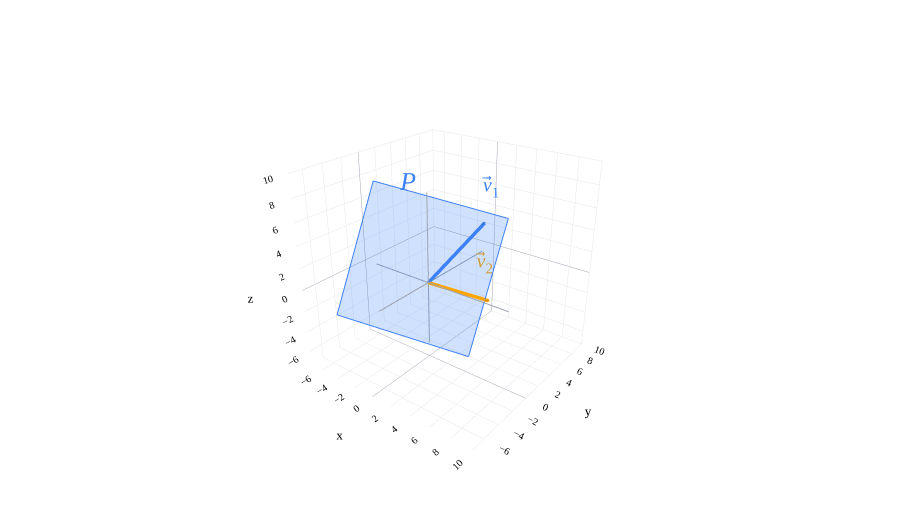

The notebook cell saved with this chart:
### Markdown cell above
---

## Translating a plane

Recall the plane

$$P=\operatorname{span}(\vec v_1,\vec v_2),\qquad
\vec v_1=\begin{bmatrix}3\\4\\5\end{bmatrix},\qquad
\vec v_2=\begin{bmatrix}5\\2\\-1\end{bmatrix}.$$

It has normal vector and equation

$$\vec w=\begin{bmatrix}1\\-2\\1\end{bmatrix},\qquad x-2y+z=0.$$

### Code cell
fig=base3()
plane3(fig,(1,-2,1))
vec3(fig,(3,4,5),'<i>v</i>⃗<sub>1</sub>',BLUE)
vec3(fig,(5,2,-1),'<i>v</i>⃗<sub>2</sub>',ORANGE,offset=(-0.8,0.2,0.4))
fig.add_trace(go.Scatter3d(x=[-3],y=[1],z=[5],mode='text',text=['<i>P</i>'],
                         textfont=dict(family='Palatino',size=26,color=BLUE),hoverinfo='skip'))
fig.show()

### Figure 1 — Plotly figure (JSON) as saved in the notebook; plotly's stock layout.template omitted (floating-point values rounded to 4 significant figures)
{"data": [{"hoverinfo": "skip", "line": {"color": "#9ca3af", "dash": "solid", "width": 2}, "mode": "lines", "showlegend": false, "type": "scatter3d", "x": [-6.0, 8.0], "y": [-0.0, 0.0], "z": [-0.0, 0.0]}, {"hoverinfo": "skip", "line": {"color": "#9ca3af", "dash": "solid", "width": 2}, "mode": "lines", "showlegend": false, "type": "scatter3d", "x": [-0.0, 0.0], "y": [-6.0, 8.0], "z": [-0.0, 0.0]}, {"hoverinfo": "skip", "line": {"color": "#9ca3af", "dash": "solid", "width": 2}, "mode": "lines", "showlegend": false, "type": "scatter3d", "x": [-0.0, 0.0], "y": [-0.0, 0.0], "z": [-6.0, 8.0]}, {"color": "#3d81f6", "flatshading": true, "hoverinfo": "skip", "i": [0, 0], "j": [1, 2], "k": [2, 3], "lighting": {"ambient": 1, "diffuse": 0, "fresnel": 0, "roughness": 1, "specular": 0}, "opacity": 0.24, "showscale": false, "type": "mesh3d", "x": [4.564, 4.564, -6.39, -6.39], "y": [-0.4103, 4.956, 0.5745, -4.792], "z": [-5.385, 5.348, 7.539, -3.194]}, {"hoverinfo": "skip", "line": {"color": "#3d81f6", "dash": "solid", "width": 2}, "mode": "lines", "showlegend": false, "type": "scatter3d", "x": [4.564, 4.564], "y": [-0.4103, 4.956], "z": [-5.385, 5.348]}, {"hoverinfo": "skip", "line": {"color": "#3d81f6", "dash": "solid", "width": 2}, "mode": "lines", "showlegend": false, "type": "scatter3d", "x": [4.564, -6.39], "y": [4.956, 0.5745], "z": [5.348, 7.539]}, {"hoverinfo": "skip", "line": {"color": "#3d81f6", "dash": "solid", "width": 2}, "mode": "lines", "showlegend": false, "type": "scatter3d", "x": [-6.39, -6.39], "y": [0.5745, -4.792], "z": [7.539, -3.194]}, {"hoverinfo": "skip", "line": {"color": "#3d81f6", "dash": "solid", "width": 2}, "mode": "lines", "showlegend": false, "type": "scatter3d", "x": [-6.39, 4.564], "y": [-4.792, -0.4103], "z": [-3.194, -5.385]}, {"hoverinfo": "skip", "line": {"color": "#3d81f6", "dash": "solid", "width": 7}, "mode": "lines", "showlegend": false, "type": "scatter3d", "x": [0.0, 2.936], "y": [0.0, 3.915], "z": [0.0, 4.894]}, {"anchor": "tip", "colorscale": [[0, "#3d81f6"], [1, "#3d81f6"]], "hoverinfo": "skip", "showscale": false, "sizemode": "absolute", "sizeref": 0.45, "type": "cone", "u": [0.4243], "v": [0.5657], "w": [0.7071], "x": [3.0], "y": [4.0], "z": [5.0]}, {"hoverinfo": "skip", "mode": "text", "text": ["<i>v</i>⃗<sub>1</sub>"], "textfont": {"color": "#3d81f6", "family": "Palatino", "size": 20}, "type": "scatter3d", "x": [3.25], "y": [4.25], "z": [5.35]}, {"hoverinfo": "skip", "line": {"color": "orange", "dash": "solid", "width": 7}, "mode": "lines", "showlegend": false, "type": "scatter3d", "x": [0.0, 4.863], "y": [0.0, 1.945], "z": [0.0, -0.9726]}, {"anchor": "tip", "colorscale": [[0, "orange"], [1, "orange"]], "hoverinfo": "skip", "showscale": false, "sizemode": "absolute", "sizeref": 0.45, "type": "cone", "u": [0.9129], "v": [0.3651], "w": [-0.1826], "x": [5.0], "y": [2.0], "z": [-1.0]}, {"hoverinfo": "skip", "mode": "text", "text": ["<i>v</i>⃗<sub>2</sub>"], "textfont": {"color": "orange", "family": "Palatino", "size": 20}, "type": "scatter3d", "x": [4.2], "y": [2.2], "z": [-0.6]}, {"hoverinfo": "skip", "mode": "text", "text": ["<i>P</i>"], "textfont": {"color": "#3d81f6", "family": "Palatino", "size": 26}, "type": "scatter3d", "x": [-3], "y": [1], "z": [5]}], "layout": {"autosize": true, "colorway": ["#3d81f6", "orange", "#d81a60"], "font": {"color": "black", "family": "Palatino", "size": 16}, "height": 520, "margin": {"b": 0, "l": 0, "r": 0, "t": 15}, "paper_bgcolor": "white", "plot_bgcolor": "white", "scene": {"aspectmode": "cube", "bgcolor": "white", "camera": {"eye": {"x": 1.6, "y": -2.1, "z": 1.3}}, "xaxis": {"backgroundcolor": "white", "dtick": 2, "gridcolor": "#e5e7eb", "range": [-7.39, 10], "showbackground": true, "showspikes": false, "tickfont": {"size": 11}, "title": {"font": {"size": 13}, "text": "x"}, "zerolinecolor": "#9ca3af"}, "yaxis": {"backgroundcolor": "white", "dtick": 2, "gridcolor": "#e5e7eb", "range": [-7.39, 10], "showbackground": true, "showspikes": false, "tickfont": {"size": 11}, "title": {"font": {"size": 13}, "text": "y"}, "zerolinecolor": "#9ca3af"}, "zaxis": {"backgroundcolor": "white", "dtick": 2, "gridcolor": "#e5e7eb", "range": [-7.39, 10], "showbackground": true, "showspikes": false, "tickfont": {"size": 11}, "title": {"font": {"size": 13}, "text": "z"}, "zerolinecolor": "#9ca3af"}}, "showlegend": false, "xaxis": {"gridcolor": "#e5e7eb", "zerolinecolor": "#9ca3af"}, "yaxis": {"gridcolor": "#e5e7eb", "zerolinecolor": "#9ca3af"}}}
